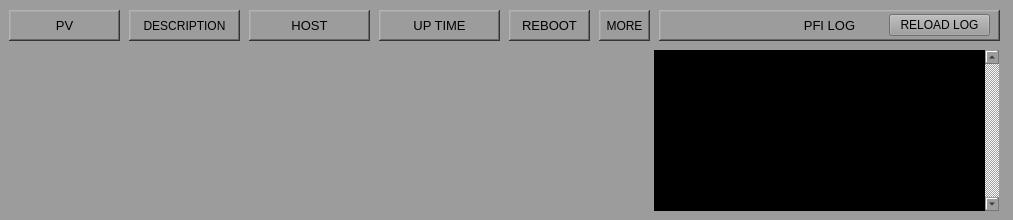
<?xml version="1.0" encoding="UTF-8"?>
<ui version="4.0">
 <class>MainWindow</class>
 <widget class="QMainWindow" name="MainWindow">
  <property name="geometry">
   <rect>
    <x>0</x>
    <y>0</y>
    <width>1013</width>
    <height>220</height>
   </rect>
  </property>
  <property name="windowTitle">
   <string>IOC Controller</string>
  </property>
  <property name="styleSheet">
   <string notr="true">background-color: rgb(156, 156, 156);</string>
  </property>
  <widget class="QWidget" name="centralwidget">
   <widget class="caFrame" name="caframe">
    <property name="geometry">
     <rect>
      <x>-1</x>
      <y>0</y>
      <width>1511</width>
      <height>731</height>
     </rect>
    </property>
    <property name="background">
     <color>
      <red>156</red>
      <green>156</green>
      <blue>156</blue>
     </color>
    </property>
    <property name="backgroundMode">
     <enum>caFrame::Outline</enum>
    </property>
    <widget class="caGraphics" name="cagraphics">
     <property name="geometry">
      <rect>
       <x>5</x>
       <y>45</y>
       <width>1001</width>
       <height>171</height>
      </rect>
     </property>
     <property name="foreground">
      <color>
       <red>105</red>
       <green>105</green>
       <blue>105</blue>
      </color>
     </property>
     <property name="fillstyle" stdset="0">
      <enum>caGraphics::Filled</enum>
     </property>
     <property name="lineSize">
      <number>3</number>
     </property>
     <property name="lineColor">
      <color>
       <red>0</red>
       <green>0</green>
       <blue>0</blue>
      </color>
     </property>
    </widget>
    <widget class="caLabel" name="calabel_7">
     <property name="geometry">
      <rect>
       <x>10</x>
       <y>10</y>
       <width>111</width>
       <height>31</height>
      </rect>
     </property>
     <property name="font">
      <font>
       <pointsize>10</pointsize>
       <weight>50</weight>
       <bold>false</bold>
      </font>
     </property>
     <property name="frameShape">
      <enum>QFrame::WinPanel</enum>
     </property>
     <property name="frameShadow">
      <enum>QFrame::Raised</enum>
     </property>
     <property name="lineWidth">
      <number>5</number>
     </property>
     <property name="text">
      <string>PV</string>
     </property>
     <property name="alignment">
      <set>Qt::AlignCenter</set>
     </property>
     <property name="foreground">
      <color>
       <red>0</red>
       <green>0</green>
       <blue>0</blue>
      </color>
     </property>
     <property name="background">
      <color>
       <red>169</red>
       <green>209</green>
       <blue>239</blue>
      </color>
     </property>
    </widget>
    <widget class="caLabel" name="calabel_8">
     <property name="geometry">
      <rect>
       <x>250</x>
       <y>10</y>
       <width>121</width>
       <height>31</height>
      </rect>
     </property>
     <property name="font">
      <font>
       <pointsize>10</pointsize>
       <weight>50</weight>
       <bold>false</bold>
      </font>
     </property>
     <property name="frameShape">
      <enum>QFrame::WinPanel</enum>
     </property>
     <property name="frameShadow">
      <enum>QFrame::Raised</enum>
     </property>
     <property name="lineWidth">
      <number>5</number>
     </property>
     <property name="text">
      <string>HOST</string>
     </property>
     <property name="alignment">
      <set>Qt::AlignCenter</set>
     </property>
     <property name="foreground">
      <color>
       <red>0</red>
       <green>0</green>
       <blue>0</blue>
      </color>
     </property>
     <property name="background">
      <color>
       <red>169</red>
       <green>209</green>
       <blue>239</blue>
      </color>
     </property>
    </widget>
    <widget class="caLabel" name="calabel_9">
     <property name="geometry">
      <rect>
       <x>380</x>
       <y>10</y>
       <width>121</width>
       <height>31</height>
      </rect>
     </property>
     <property name="font">
      <font>
       <pointsize>10</pointsize>
       <weight>50</weight>
       <bold>false</bold>
      </font>
     </property>
     <property name="frameShape">
      <enum>QFrame::WinPanel</enum>
     </property>
     <property name="frameShadow">
      <enum>QFrame::Raised</enum>
     </property>
     <property name="lineWidth">
      <number>5</number>
     </property>
     <property name="text">
      <string>UP TIME</string>
     </property>
     <property name="alignment">
      <set>Qt::AlignCenter</set>
     </property>
     <property name="foreground">
      <color>
       <red>0</red>
       <green>0</green>
       <blue>0</blue>
      </color>
     </property>
     <property name="background">
      <color>
       <red>169</red>
       <green>209</green>
       <blue>239</blue>
      </color>
     </property>
    </widget>
    <widget class="caLabel" name="calabel_11">
     <property name="geometry">
      <rect>
       <x>510</x>
       <y>10</y>
       <width>81</width>
       <height>31</height>
      </rect>
     </property>
     <property name="font">
      <font>
       <pointsize>10</pointsize>
       <weight>50</weight>
       <bold>false</bold>
      </font>
     </property>
     <property name="frameShape">
      <enum>QFrame::WinPanel</enum>
     </property>
     <property name="frameShadow">
      <enum>QFrame::Raised</enum>
     </property>
     <property name="lineWidth">
      <number>5</number>
     </property>
     <property name="text">
      <string>REBOOT</string>
     </property>
     <property name="alignment">
      <set>Qt::AlignCenter</set>
     </property>
     <property name="foreground">
      <color>
       <red>0</red>
       <green>0</green>
       <blue>0</blue>
      </color>
     </property>
     <property name="background">
      <color>
       <red>169</red>
       <green>209</green>
       <blue>239</blue>
      </color>
     </property>
    </widget>
    <widget class="caInclude" name="cainclude_17">
     <property name="geometry">
      <rect>
       <x>10</x>
       <y>50</y>
       <width>641</width>
       <height>35</height>
      </rect>
     </property>
     <property name="macro">
      <string notr="true">ioc=SIM:DET</string>
     </property>
     <property name="filename" stdset="0">
      <string notr="true">../ioc-admin/single_ioc_admin.ui</string>
     </property>
    </widget>
    <widget class="caInclude" name="cainclude_18">
     <property name="geometry">
      <rect>
       <x>10</x>
       <y>90</y>
       <width>641</width>
       <height>35</height>
      </rect>
     </property>
     <property name="macro">
      <string notr="true">ioc=SIM:MOTOR</string>
     </property>
     <property name="filename" stdset="0">
      <string notr="true">../ioc-admin/single_ioc_admin.ui</string>
     </property>
    </widget>
    <widget class="caInclude" name="cainclude_19">
     <property name="geometry">
      <rect>
       <x>10</x>
       <y>130</y>
       <width>641</width>
       <height>35</height>
      </rect>
     </property>
     <property name="macro">
      <string notr="true">ioc=SIM:SCAN</string>
     </property>
     <property name="filename" stdset="0">
      <string notr="true">../ioc-admin/single_ioc_admin.ui</string>
     </property>
    </widget>
    <widget class="caLabel" name="calabel_12">
     <property name="geometry">
      <rect>
       <x>130</x>
       <y>10</y>
       <width>111</width>
       <height>31</height>
      </rect>
     </property>
     <property name="font">
      <font>
       <pointsize>9</pointsize>
       <weight>50</weight>
       <bold>false</bold>
      </font>
     </property>
     <property name="frameShape">
      <enum>QFrame::WinPanel</enum>
     </property>
     <property name="frameShadow">
      <enum>QFrame::Raised</enum>
     </property>
     <property name="lineWidth">
      <number>5</number>
     </property>
     <property name="text">
      <string>DESCRIPTION</string>
     </property>
     <property name="alignment">
      <set>Qt::AlignCenter</set>
     </property>
     <property name="foreground">
      <color>
       <red>0</red>
       <green>0</green>
       <blue>0</blue>
      </color>
     </property>
     <property name="background">
      <color>
       <red>169</red>
       <green>209</green>
       <blue>239</blue>
      </color>
     </property>
    </widget>
    <widget class="caLabel" name="calabel_13">
     <property name="geometry">
      <rect>
       <x>600</x>
       <y>10</y>
       <width>51</width>
       <height>31</height>
      </rect>
     </property>
     <property name="font">
      <font>
       <pointsize>9</pointsize>
       <weight>50</weight>
       <bold>false</bold>
      </font>
     </property>
     <property name="frameShape">
      <enum>QFrame::WinPanel</enum>
     </property>
     <property name="frameShadow">
      <enum>QFrame::Raised</enum>
     </property>
     <property name="lineWidth">
      <number>5</number>
     </property>
     <property name="text">
      <string>MORE</string>
     </property>
     <property name="alignment">
      <set>Qt::AlignCenter</set>
     </property>
     <property name="foreground">
      <color>
       <red>0</red>
       <green>0</green>
       <blue>0</blue>
      </color>
     </property>
     <property name="background">
      <color>
       <red>169</red>
       <green>209</green>
       <blue>239</blue>
      </color>
     </property>
    </widget>
    <widget class="caInclude" name="cainclude_20">
     <property name="geometry">
      <rect>
       <x>10</x>
       <y>170</y>
       <width>641</width>
       <height>35</height>
      </rect>
     </property>
     <property name="macro">
      <string notr="true">ioc=SIM:Qi2</string>
     </property>
     <property name="filename" stdset="0">
      <string notr="true">../ioc-admin/single_ioc_admin.ui</string>
     </property>
    </widget>
    <widget class="caLabel" name="calabel_14">
     <property name="geometry">
      <rect>
       <x>660</x>
       <y>10</y>
       <width>341</width>
       <height>31</height>
      </rect>
     </property>
     <property name="font">
      <font>
       <pointsize>10</pointsize>
       <weight>50</weight>
       <bold>false</bold>
      </font>
     </property>
     <property name="frameShape">
      <enum>QFrame::WinPanel</enum>
     </property>
     <property name="frameShadow">
      <enum>QFrame::Raised</enum>
     </property>
     <property name="lineWidth">
      <number>5</number>
     </property>
     <property name="text">
      <string>PFI LOG</string>
     </property>
     <property name="alignment">
      <set>Qt::AlignCenter</set>
     </property>
     <property name="foreground">
      <color>
       <red>0</red>
       <green>0</green>
       <blue>0</blue>
      </color>
     </property>
     <property name="background">
      <color>
       <red>169</red>
       <green>209</green>
       <blue>239</blue>
      </color>
     </property>
    </widget>
    <widget class="caMessageButton" name="camessagebutton">
     <property name="geometry">
      <rect>
       <x>890</x>
       <y>14</y>
       <width>101</width>
       <height>22</height>
      </rect>
     </property>
     <property name="text">
      <string>RELOAD LOG</string>
     </property>
     <property name="foreground">
      <color>
       <red>255</red>
       <green>255</green>
       <blue>255</blue>
      </color>
     </property>
     <property name="background">
      <color>
       <red>0</red>
       <green>0</green>
       <blue>255</blue>
      </color>
     </property>
    </widget>
    <widget class="QTextBrowser" name="textBrowser">
     <property name="geometry">
      <rect>
       <x>655</x>
       <y>50</y>
       <width>345</width>
       <height>161</height>
      </rect>
     </property>
     <property name="font">
      <font>
       <pointsize>8</pointsize>
      </font>
     </property>
     <property name="styleSheet">
      <string notr="true">background-color: rgb(0, 0, 0);
color: rgb(0, 255, 0);</string>
     </property>
     <property name="frameShape">
      <enum>QFrame::Box</enum>
     </property>
     <property name="frameShadow">
      <enum>QFrame::Raised</enum>
     </property>
     <property name="lineWidth">
      <number>0</number>
     </property>
     <property name="verticalScrollBarPolicy">
      <enum>Qt::ScrollBarAlwaysOn</enum>
     </property>
     <property name="horizontalScrollBarPolicy">
      <enum>Qt::ScrollBarAlwaysOff</enum>
     </property>
     <property name="sizeAdjustPolicy">
      <enum>QAbstractScrollArea::AdjustToContents</enum>
     </property>
     <property name="autoFormatting">
      <set>QTextEdit::AutoNone</set>
     </property>
     <property name="lineWrapColumnOrWidth">
      <number>0</number>
     </property>
     <property name="readOnly">
      <bool>true</bool>
     </property>
     <property name="tabStopWidth">
      <number>100</number>
     </property>
     <property name="source">
      <url>
       <string>file:///C:/Epics/sim_iocs.log</string>
      </url>
     </property>
    </widget>
   </widget>
  </widget>
 </widget>
 <customwidgets>
  <customwidget>
   <class>caMessageButton</class>
   <extends>QPushButton</extends>
   <header>caMessageButton</header>
  </customwidget>
  <customwidget>
   <class>caFrame</class>
   <extends>QFrame</extends>
   <header>caFrame</header>
   <container>1</container>
  </customwidget>
  <customwidget>
   <class>caLabel</class>
   <extends>QLabel</extends>
   <header>caLabel</header>
  </customwidget>
  <customwidget>
   <class>caGraphics</class>
   <extends>QWidget</extends>
   <header>caGraphics</header>
  </customwidget>
  <customwidget>
   <class>caInclude</class>
   <extends>QWidget</extends>
   <header>caInclude</header>
  </customwidget>
 </customwidgets>
 <resources/>
 <connections>
  <connection>
   <sender>camessagebutton</sender>
   <signal>clicked()</signal>
   <receiver>textBrowser</receiver>
   <slot>reload()</slot>
   <hints>
    <hint type="sourcelabel">
     <x>909</x>
     <y>28</y>
    </hint>
    <hint type="destinationlabel">
     <x>903</x>
     <y>96</y>
    </hint>
   </hints>
  </connection>
 </connections>
</ui>
